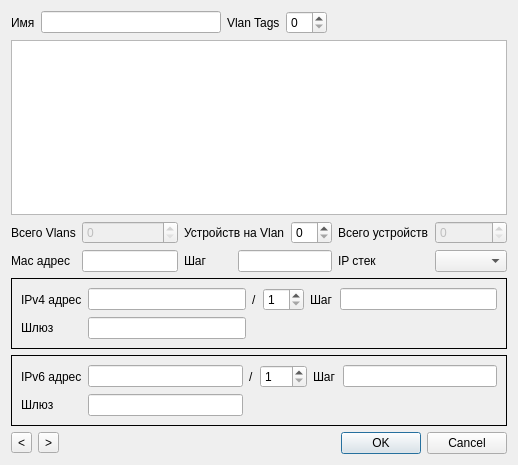
<?xml version="1.0" encoding="UTF-8"?>
<ui version="4.0">
 <class>DeviceGroupDialog</class>
 <widget class="QDialog" name="DeviceGroupDialog">
  <property name="geometry">
   <rect>
    <x>0</x>
    <y>0</y>
    <width>518</width>
    <height>465</height>
   </rect>
  </property>
  <property name="windowTitle">
   <string>Устройства</string>
  </property>
  <layout class="QVBoxLayout">
   <item>
    <layout class="QHBoxLayout">
     <item>
      <widget class="QLabel" name="label">
       <property name="text">
        <string>Имя</string>
       </property>
      </widget>
     </item>
     <item>
      <widget class="QLineEdit" name="name"/>
     </item>
     <item>
      <widget class="QLabel" name="label_2">
       <property name="text">
        <string>Vlan Tags</string>
       </property>
      </widget>
     </item>
     <item>
      <widget class="QSpinBox" name="vlanTagCount"/>
     </item>
     <item>
      <spacer>
       <property name="orientation">
        <enum>Qt::Horizontal</enum>
       </property>
       <property name="sizeHint" stdset="0">
        <size>
         <width>40</width>
         <height>20</height>
        </size>
       </property>
      </spacer>
     </item>
    </layout>
   </item>
   <item>
    <widget class="QTableWidget" name="vlans"/>
   </item>
   <item>
    <layout class="QGridLayout">
     <item row="0" column="0">
      <widget class="QLabel" name="label_11">
       <property name="text">
        <string>Всего Vlans</string>
       </property>
      </widget>
     </item>
     <item row="0" column="1">
      <widget class="IntEdit" name="vlanCount">
       <property name="enabled">
        <bool>false</bool>
       </property>
      </widget>
     </item>
     <item row="0" column="2" colspan="2">
      <widget class="QLabel" name="label_13">
       <property name="text">
        <string>Устройств на Vlan</string>
       </property>
       <property name="buddy">
        <cstring>devicePerVlanCount</cstring>
       </property>
      </widget>
     </item>
     <item row="0" column="4">
      <widget class="QSpinBox" name="devicePerVlanCount"/>
     </item>
     <item row="0" column="5">
      <widget class="QLabel" name="label_14">
       <property name="text">
        <string>Всего устройств</string>
       </property>
      </widget>
     </item>
     <item row="0" column="6">
      <widget class="IntEdit" name="totalDeviceCount">
       <property name="enabled">
        <bool>false</bool>
       </property>
      </widget>
     </item>
     <item row="1" column="0">
      <widget class="QLabel" name="label_3">
       <property name="text">
        <string>Mac адрес</string>
       </property>
      </widget>
     </item>
     <item row="1" column="1">
      <widget class="MacEdit" name="macAddress"/>
     </item>
     <item row="1" column="2">
      <widget class="QLabel" name="label_5">
       <property name="text">
        <string>Шаг</string>
       </property>
      </widget>
     </item>
     <item row="1" column="3" colspan="2">
      <widget class="MacEdit" name="macStep"/>
     </item>
     <item row="1" column="5">
      <widget class="QLabel" name="label_4">
       <property name="text">
        <string>IP стек</string>
       </property>
      </widget>
     </item>
     <item row="1" column="6">
      <widget class="QComboBox" name="ipStack"/>
     </item>
    </layout>
   </item>
   <item>
    <widget class="QFrame" name="ip4">
     <property name="frameShape">
      <enum>QFrame::Box</enum>
     </property>
     <property name="frameShadow">
      <enum>QFrame::Plain</enum>
     </property>
     <layout class="QGridLayout">
      <item row="0" column="0">
       <widget class="QLabel" name="label_9">
        <property name="text">
         <string>IPv4 адрес</string>
        </property>
       </widget>
      </item>
      <item row="0" column="1">
       <widget class="Ip4Edit" name="ip4Address"/>
      </item>
      <item row="0" column="2">
       <widget class="QLabel" name="label_12">
        <property name="sizePolicy">
         <sizepolicy hsizetype="Fixed" vsizetype="Preferred">
          <horstretch>0</horstretch>
          <verstretch>0</verstretch>
         </sizepolicy>
        </property>
        <property name="text">
         <string>/</string>
        </property>
       </widget>
      </item>
      <item row="0" column="5">
       <widget class="QLabel" name="label_8">
        <property name="text">
         <string>Шаг</string>
        </property>
       </widget>
      </item>
      <item row="0" column="6">
       <widget class="Ip4Edit" name="ip4Step"/>
      </item>
      <item row="1" column="0">
       <widget class="QLabel" name="label_7">
        <property name="text">
         <string>Шлюз</string>
        </property>
       </widget>
      </item>
      <item row="1" column="1">
       <widget class="Ip4Edit" name="ip4Gateway"/>
      </item>
      <item row="0" column="3">
       <widget class="QSpinBox" name="ip4PrefixLength">
        <property name="minimum">
         <number>1</number>
        </property>
        <property name="maximum">
         <number>32</number>
        </property>
       </widget>
      </item>
     </layout>
    </widget>
   </item>
   <item>
    <widget class="QFrame" name="ip6">
     <property name="frameShape">
      <enum>QFrame::Box</enum>
     </property>
     <property name="frameShadow">
      <enum>QFrame::Plain</enum>
     </property>
     <layout class="QGridLayout">
      <item row="0" column="0">
       <widget class="QLabel" name="label_10">
        <property name="text">
         <string>IPv6 адрес</string>
        </property>
       </widget>
      </item>
      <item row="0" column="1">
       <widget class="Ip6Edit" name="ip6Address"/>
      </item>
      <item row="0" column="2">
       <widget class="QLabel" name="label_15">
        <property name="sizePolicy">
         <sizepolicy hsizetype="Fixed" vsizetype="Preferred">
          <horstretch>0</horstretch>
          <verstretch>0</verstretch>
         </sizepolicy>
        </property>
        <property name="text">
         <string>/</string>
        </property>
       </widget>
      </item>
      <item row="0" column="5">
       <widget class="QLabel" name="label_16">
        <property name="text">
         <string>Шаг</string>
        </property>
       </widget>
      </item>
      <item row="0" column="6">
       <widget class="Ip6Edit" name="ip6Step"/>
      </item>
      <item row="1" column="0">
       <widget class="QLabel" name="label_17">
        <property name="text">
         <string>Шлюз</string>
        </property>
       </widget>
      </item>
      <item row="1" column="1">
       <widget class="Ip6Edit" name="ip6Gateway"/>
      </item>
      <item row="0" column="3">
       <widget class="QSpinBox" name="ip6PrefixLength">
        <property name="minimum">
         <number>1</number>
        </property>
        <property name="maximum">
         <number>128</number>
        </property>
       </widget>
      </item>
     </layout>
    </widget>
   </item>
   <item>
    <layout class="QHBoxLayout">
     <item>
      <layout class="QHBoxLayout">
       <item>
        <widget class="QToolButton" name="prev">
         <property name="text">
          <string>&lt;</string>
         </property>
        </widget>
       </item>
       <item>
        <widget class="QToolButton" name="next">
         <property name="text">
          <string>&gt;</string>
         </property>
        </widget>
       </item>
      </layout>
     </item>
     <item>
      <spacer>
       <property name="orientation">
        <enum>Qt::Horizontal</enum>
       </property>
       <property name="sizeHint" stdset="0">
        <size>
         <width>40</width>
         <height>20</height>
        </size>
       </property>
      </spacer>
     </item>
     <item>
      <widget class="QDialogButtonBox" name="buttonBox">
       <property name="orientation">
        <enum>Qt::Horizontal</enum>
       </property>
       <property name="standardButtons">
        <set>QDialogButtonBox::Cancel|QDialogButtonBox::Ok</set>
       </property>
      </widget>
     </item>
    </layout>
   </item>
  </layout>
 </widget>
 <customwidgets>
  <customwidget>
   <class>MacEdit</class>
   <extends>QLineEdit</extends>
   <header>macedit.h</header>
  </customwidget>
  <customwidget>
   <class>Ip4Edit</class>
   <extends>QLineEdit</extends>
   <header>ip4edit.h</header>
  </customwidget>
  <customwidget>
   <class>Ip6Edit</class>
   <extends>QLineEdit</extends>
   <header>ip6edit.h</header>
  </customwidget>
  <customwidget>
   <class>IntEdit</class>
   <extends>QSpinBox</extends>
   <header>intedit.h</header>
  </customwidget>
 </customwidgets>
 <tabstops>
  <tabstop>name</tabstop>
  <tabstop>vlanTagCount</tabstop>
  <tabstop>vlans</tabstop>
  <tabstop>devicePerVlanCount</tabstop>
  <tabstop>macAddress</tabstop>
  <tabstop>macStep</tabstop>
  <tabstop>ipStack</tabstop>
  <tabstop>ip4Address</tabstop>
  <tabstop>ip4PrefixLength</tabstop>
  <tabstop>ip4Step</tabstop>
  <tabstop>ip4Gateway</tabstop>
  <tabstop>ip6Address</tabstop>
  <tabstop>ip6PrefixLength</tabstop>
  <tabstop>ip6Step</tabstop>
  <tabstop>ip6Gateway</tabstop>
  <tabstop>prev</tabstop>
  <tabstop>next</tabstop>
  <tabstop>buttonBox</tabstop>
 </tabstops>
 <resources/>
 <connections>
  <connection>
   <sender>buttonBox</sender>
   <signal>accepted()</signal>
   <receiver>DeviceGroupDialog</receiver>
   <slot>accept()</slot>
   <hints>
    <hint type="sourcelabel">
     <x>227</x>
     <y>289</y>
    </hint>
    <hint type="destinationlabel">
     <x>157</x>
     <y>274</y>
    </hint>
   </hints>
  </connection>
  <connection>
   <sender>buttonBox</sender>
   <signal>rejected()</signal>
   <receiver>DeviceGroupDialog</receiver>
   <slot>reject()</slot>
   <hints>
    <hint type="sourcelabel">
     <x>295</x>
     <y>295</y>
    </hint>
    <hint type="destinationlabel">
     <x>286</x>
     <y>274</y>
    </hint>
   </hints>
  </connection>
 </connections>
</ui>
